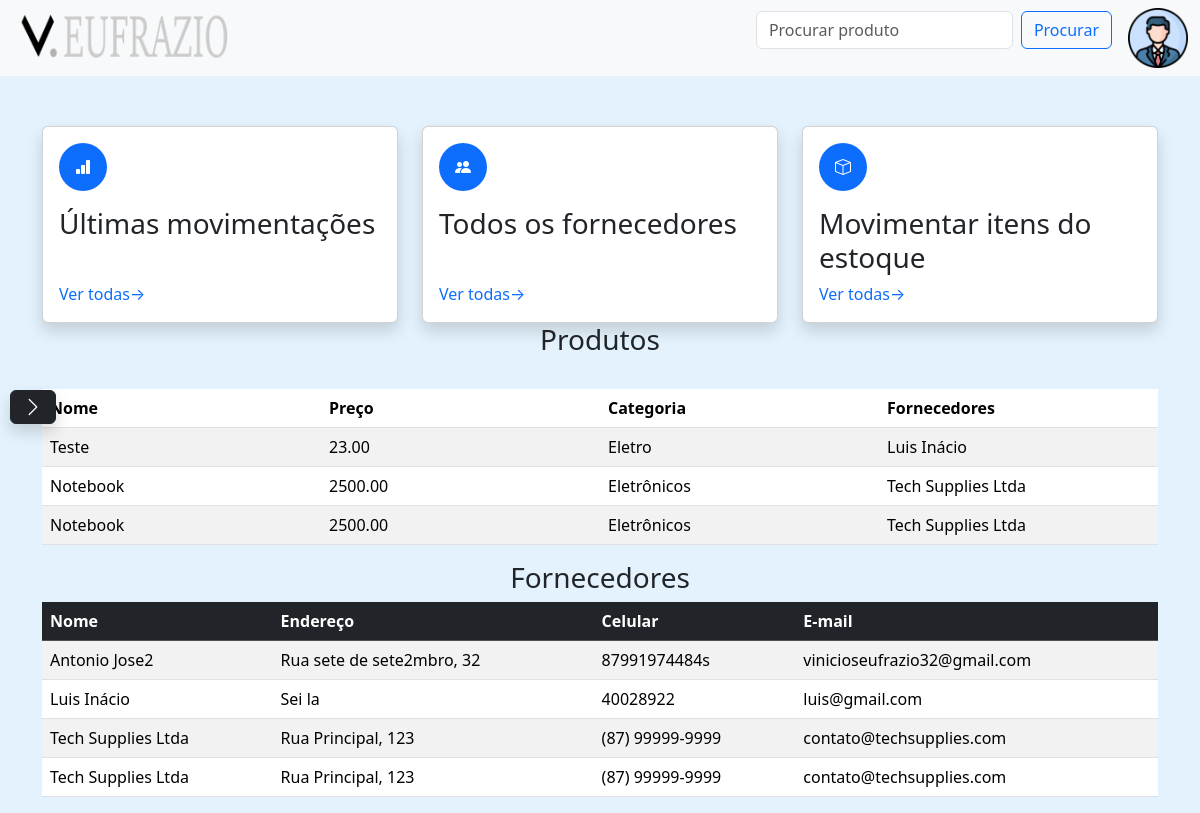
The app's page / (signed in), older data.
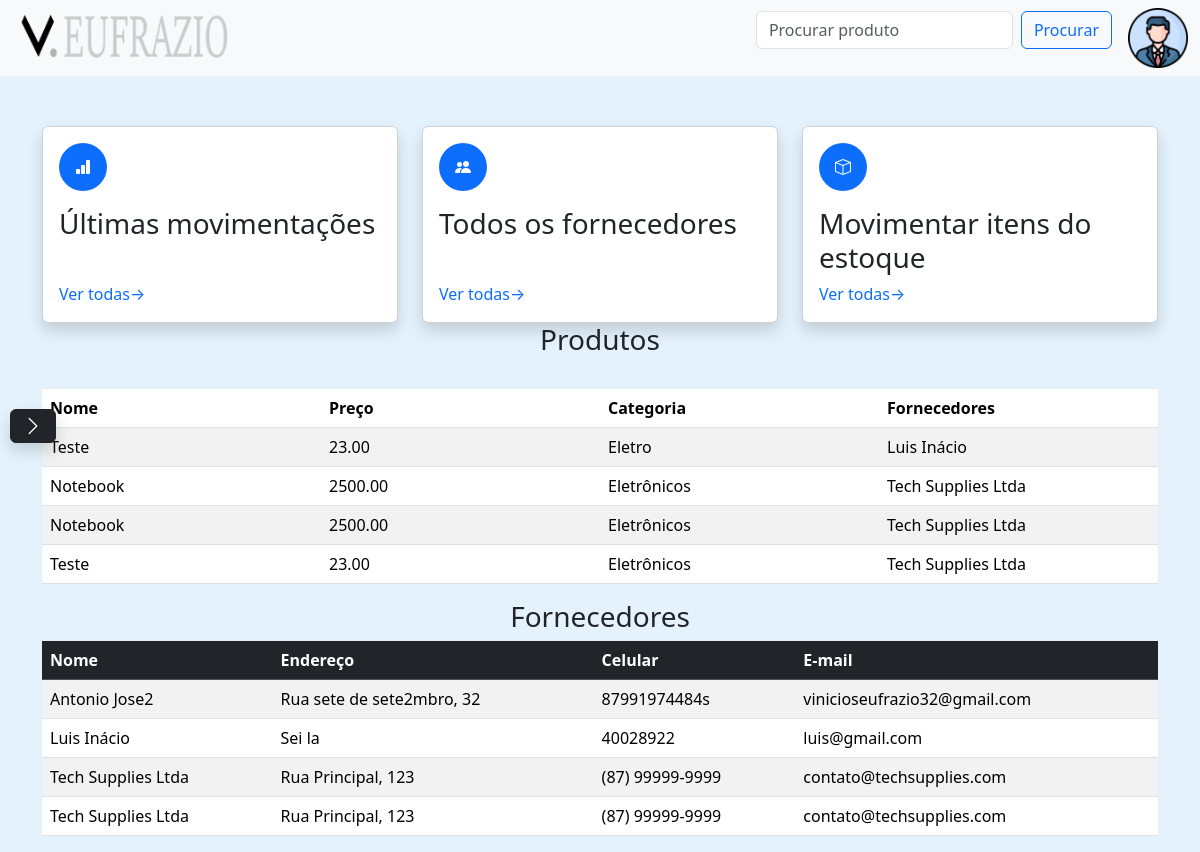
The same page, newer data.
### estoque/models.py (models this page shows, shortened)
class Produto(models.Model):
    id_produto = models.AutoField(primary_key=True)
    nome = models.CharField(max_length=100)
    quantidade = models.IntegerField()
    preco = models.DecimalField(max_digits=10, decimal_places=2)
    categoria = models.ForeignKey(
        'estoque.Categoria',
        on_delete=models.CASCADE,
        null=True,
        blank=True
    )
    descricao = models.TextField(default="")
    fornecedores = models.ManyToManyField('estoque.Fornecedor', related_name="produtos")

class Categoria(models.Model):
    id_categoria = models.AutoField(primary_key=True)
    nome = models.CharField(max_length=250)
    descricao = models.CharField(max_length=255)

class Fornecedor(models.Model):
    id = models.AutoField(primary_key=True)
    nome = models.CharField(max_length=100)
    telefone = models.CharField(max_length=15)
    email = models.EmailField(max_length=255)
    endereco = models.CharField(max_length=200)

### estoque/views.py (the view)
# urls.py: path('', views.index, name='index'),
@login_required(login_url="/login/")
def index(request):
    produtos = Produto.objects.all()
    fornecedores = Fornecedor.objects.all()
    return render(request, 'index.html', {'produtos': produtos, 'fornecedores': fornecedores})

### estoque/templates/index.html (shortened to what the changed rows need)
{% extends "base.html" %}
    {% load static %}
    {% block content %}
    <div class="container" style="margin-top: 50px">
        <div class="containers-tabelas">
                <table class="table table-striped mt-4" style="table-layout: fixed;">
                    <thead>
                        <tr>
                            <th >Nome</th>
                            <th >Preço</th>
                            <th >Categoria</th>
                            <th >Fornecedores</th>
                        </tr>
                    </thead>
                    <tbody>
                        {% for produto in produtos %}
                        <tr>
                            <td>{{ produto.nome }}</td>
                            <td>{{ produto.preco }}</td>
                            <td>{{ produto.categoria.nome }}</td>
                            <td>
                                {% for fornecedor in produto.fornecedores.all %}
                                    {{ fornecedor.nome }}{% if not forloop.last %}, {% endif %}
                                {% endfor %}
                            </td>
                        </tr>
                        {% empty %}
                        <tr>
                            <td colspan="4" class="text-center">Nenhum produto encontrado.</td>
                        </tr>
                        {% endfor %}
                    </tbody>
                </table>
                <table class="table table-striped table-hover align-middle" style="width: 100%">
                    <thead class="table-dark">
                        <tr>
                            <th >Nome</th>
                            <th >Endereço</th>
                            <th >Celular</th>
                            <th>E-mail</th>
                        </tr>
                    </thead>
                    <tbody>
                        {% for fornecedor in fornecedores %}
                        <tr>
                            <td>{{ fornecedor.nome }}</td>
                            <td>{{ fornecedor.endereco }}</td>
                            <td>{{ fornecedor.telefone }}</td>
                            <td>{{ fornecedor.email }}</td>
                        </tr>
                        {% empty %}
                        <tr>
                            <td colspan="4" class="text-center">Nenhum fornecedor encontrado.</td>
                        </tr>
                        {% endfor %}
                    </tbody>
                </table>
        </div>
    </div>
    {% endblock content %}

Row changes from the older to the newer data that the page shows:
added Produto: nome "Teste", preco "23.00", categoria.nome "Eletrônicos", Fornecedor (nome "Tech Supplies Ltda")
